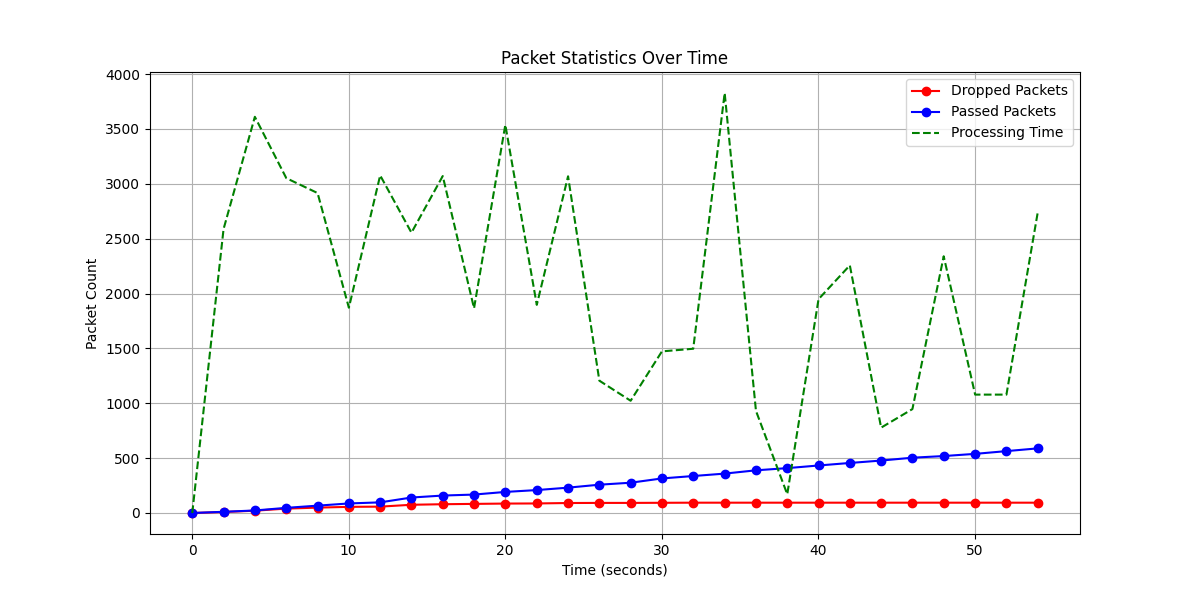

Source code (Python):
import pandas as pd
import matplotlib.pyplot as plt

# Load the data from CSV
data = pd.read_csv('stats.csv')

# Calculate the difference between dropped and passed packets
data['DroppedDiff'] = data['Dropped'].diff().fillna(0)  # Fill NaN for the first entry
data['PassedDiff'] = data['Passed'].diff().fillna(0)  # Fill NaN for the first entry
data['NetDropped'] = data['DroppedDiff'] - data['PassedDiff']  # Calculate net dropped packets

# Plotting
plt.figure(figsize=(12, 6))

# Plot dropped packets
plt.plot(data['Time'], data['Dropped'], color='red', label='Dropped Packets', marker='o')
# Plot passed packets
plt.plot(data['Time'], data['Passed'], color='blue', label='Passed Packets', marker='o')
# Plot processing time
plt.plot(data['Time'], data['ProcessingTime'], color='green', label='Processing Time', linestyle='--')

plt.title('Packet Statistics Over Time')
plt.xlabel('Time (seconds)')
plt.ylabel('Packet Count')
plt.legend()
plt.grid()

# Show the plot
plt.savefig('net_dropped.png')
plt.show()
